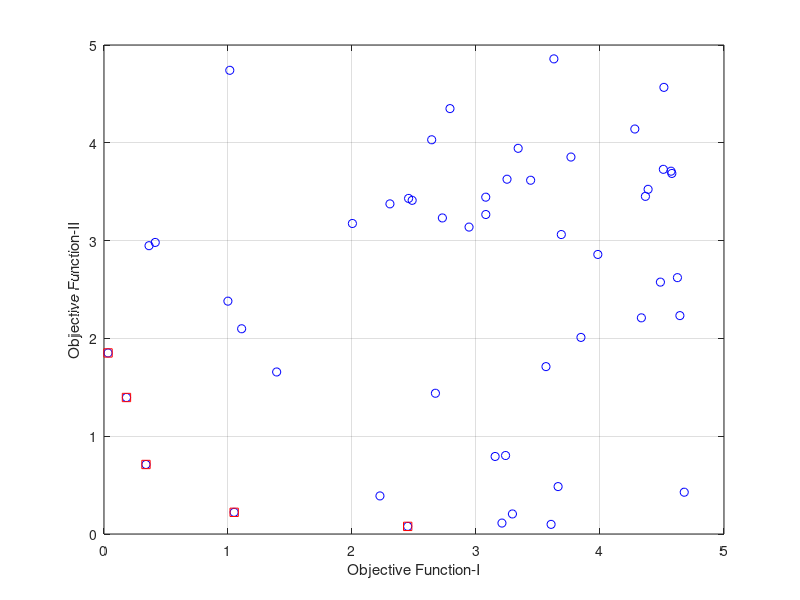

MATLAB code for this plot:
clear all;close all;clc;
nofpar = 50;
pos = 5*rand(nofpar,2);
dom = [];

for num1=1:1:nofpar    
 for num2=1:1:nofpar   
           
     if    pos(num1,1)<=pos(num2,1)&&pos(num1,2)<pos(num2,2) || pos(num1,1)<pos(num2,1)&&pos(num1,2)<=pos(num2,2)      
           [d,f]=find(dom==num2);
           if d==1;                     
           continue;
           else
           dom =[dom num2];
           end
     end
         
 end
end

post = pos;
dom = sort(dom);
sayac = 0;
for num1 = 1:length(dom)
    post(dom(1,num1)-sayac,:)=[];
    sayac = sayac+1;
end

plot(pos(:,1),pos(:,2),'bo');hold on;plot(post(:,1),post(:,2),'rs');grid on;
xlabel('Objective Function-I');
ylabel('Objective Function-II')
    